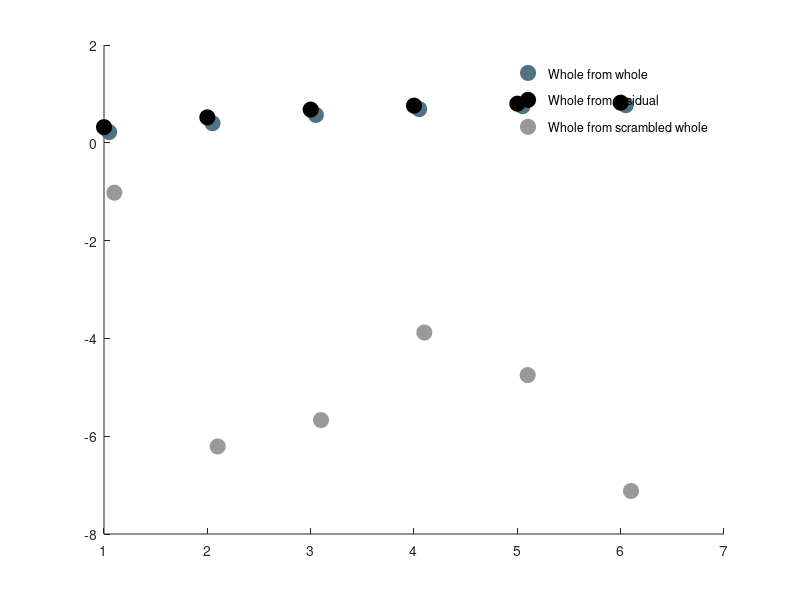

The MATLAB source for this figure: (Note: this script raises an error after producing the figure.)
%% summary plots

%% synNum vs. VAF - averages
avg.whole = [.32 .52 .68 .76 .8 .82];
avg.res2Whole = [.22 .40 .57 .69 .75 .77];
avg.control = [-1.02 -6.21 -5.67 -3.88 -4.75 -7.12]; %scrambled synergy weights
%avg.control = [0.27 0.20 0.47 0.54 0.61 0.67]; %scrambled steps (whole -> whole)


std.whole = [0.06 0.061 0.068 0.064 0.050 0.051];
std.res2Whole = [0.058 0.089 0.11 0.089 0.073 0.074];
std.control = [0.787 9.777 5.712 4.566 3.265 14.407]; %scrambled synergy weights
%std.control = [0.06 0.07 0.08 0.07 0.06 0.06]; %scrambled steps (whole -> whole)

synNums = 1:6;


figure
hold on

%--------------------plot means----------------------------------------
scatter(synNums + 0.05, avg.res2Whole, 120, 'MarkerEdgeColor', [.31, .45, .51], 'MarkerFaceColor', [.31, .45, .51])
scatter(synNums, avg.whole, 120, 'k', 'MarkerFaceColor', 'k')
scatter(synNums + 0.1, avg.control, 120, 'MarkerEdgeColor', [.6 .6 .6], 'MarkerFaceColor', [.6 .6 .6])

%legend 'Whole from whole' 'Whole from residual' 'Whole from step scramble (whole)'
legend 'Whole from whole' 'Whole from residual' 'Whole from scrambled whole'
legend boxoff

%--------------------plot std devs---------------------------------------
errorbar(synNums + 0.05, avg.res2Whole, std.res2Whole, 'LineStyle', 'none', 'Color', [.31, .45, .51])
errorbar(synNums, avg.whole, std.whole, 'LineStyle', 'none', 'Color', 'k')
errorbar(synNums + 0.1, avg.control, std.control, 'LineStyle', 'none', 'Color', [.6 .6 .6])

xlabel('Number of Synergies')
ylabel('VAF')
title('Summary (og analysis)')

%scatter(synNums, avg.res, 'c', 'MarkerFaceColor', 'c')
set(gca, 'XTick', 1:6)
%set(gca, 'YTick', [0 .2 .4 .6 .8 1])
set(gca, 'FontSize', 16)
set(gca, 'Color', 'none')

set(gca,'TickDir','out'); box off
%ylim([0 1])
axis square


%% decorrelated - averages
avg.whole = [0.24 0.37 0.44 0.5 0.56 0.64];
avg.res = [0.09 0.18 0.26 0.35 0.44 0.53];
avg.res2Whole = [0 0.09 0.17 0.24 0.33 0.41];

std.whole = [0.06 0.06 0.06 0.05 0.05 0.04];
std.res = [0.01 0.01 0.02 0.02 0.03 0.03];
std.res2Whole = [0.14 0.08 0.06 0.08 0.08 0.09];
synNums = 1:6;

figure
hold on
scatter(synNums, avg.whole, 120, 'k', 'MarkerFaceColor', 'k')
scatter(synNums, avg.res2Whole, 120, 'MarkerEdgeColor', [.31, .45, .51], 'MarkerFaceColor', [.31, .45, .51])
scatter(synNums, avg.res, 120, 'c', 'filled')

legend 'Whole from whole' 'Whole from residual' 'Residual from residual'
legend boxoff

errorbar(synNums, avg.whole, std.whole, 'LineStyle', 'none', 'Color', 'k')
errorbar(synNums, avg.res2Whole, std.res2Whole, 'LineStyle', 'none', 'Color', [.31, .45, .51])
errorbar(synNums, avg.res, std.res, 'LineStyle', 'none', 'Color', 'c')

xlabel('Number of Synergies')
ylabel('VAF')
title('Summary (decorrelated)')

%scatter(synNums, avg.res, 'c', 'MarkerFaceColor', 'c')
set(gca, 'XTick', 1:6)
set(gca, 'YTick', [0 .2 .4 .6 .8 1])
set(gca, 'FontSize', 16)
set(gca, 'Color', 'none')

set(gca,'TickDir','out'); box off
ylim([0 1])
axis square



%% summary subspace compare - all points
n2 = [21.62	32.78];
n3 = [14.70	25.13 32.70];
n4 = [9.34 19.78 29.69 53.07];
n5 = [7.70 13.11 21.22 28.52 51.56];
n6 = [8.11 14.48 21.24 26.34 38.38 60.25];

figure
hold on
scatter(ones(2, 1) * 2, n2, 'k', 'MarkerFaceColor', 'k')
scatter(ones(3, 1) * 3, n3, 'k', 'MarkerFaceColor', 'k')
scatter(ones(4, 1) * 4, n4, 'k', 'MarkerFaceColor', 'k')
scatter(ones(5, 1) * 5, n5, 'k', 'MarkerFaceColor', 'k')
scatter(ones(6, 1) * 6, n6, 'k', 'MarkerFaceColor', 'k')
set(gca,'TickDir','out'); box off
ylim([0 90])

%% summary subspace compare - averages

%summary numbers
n1 = 32.04;
n2 = [21.62, 32.78];
n3 = [14.70	, 25.13, 32.70];
n4 = [9.34, 19.78, 29.69, 53.07];
n5 = [7.70, 13.11, 21.22, 28.52, 51.56];
n6 = [8.11, 14.48, 21.24, 26.34, 38.38, 60.25];

%scrambled synergies - averaged across subjects
n1_s = 73.6;
n2_s = [65.8, 77.78];
n3_s = [56.73, 69.26, 75.45];
n4_s = [56.55, 65.84, 73.34, 77.35];
n5_s = [52.65, 60.24, 69.04, 73.71, 78.79];
n6_s = [45.65, 57.41, 63.97, 70.75, 74.81, 80.51];

avg = [mean(n1) mean(n2) mean(n3) mean(n4) mean(n5) mean(n6)];
stdDev = [std(n1) std(n2) std(n3) std(n4) std(n5) std(n6)];

avg_s = [mean(n1_s) mean(n2_s) mean(n3_s) mean(n4_s) mean(n5_s) mean(n6_s)];
stdDev_s = [std(n1_s) std(n2_s) std(n3_s) std(n4_s) std(n5_s) std(n6_s)];

synNums = 1:6;

figure
hold on

%plot real numbers
scatter(synNums, avg, 120, 'MarkerEdgeColor', [.31 .45 .51], 'MarkerFaceColor', [.31 .45 .51])
scatter(synNums, avg_s, 120, 'MarkerEdgeColor', [.2, .2, .2], 'MarkerFaceColor', [.2, .2, .2])

legend 'Actual angles' 'Scrambled weights'
legend boxoff

errorbar(synNums, avg, stdDev, 'LineStyle', 'none', 'Color', [.31 .45 .51])
errorbar(synNums, avg_s, stdDev_s, 'LineStyle', 'none', 'Color', [.2, .2, .2])

%plot scatter numbers
%scatter(synNums, avg.res, 'c', 'MarkerFaceColor', 'c')
title('Summary')
xlabel('Number of Synergies')
ylabel('Angle between basis vectors (degrees)')

set(gca, 'XTick', 1:6)
set(gca, 'YTick', 0:15:90)
set(gca, 'FontSize', 16)
set(gca, 'Color', 'none')
set(gca,'TickDir','out')
box off
ylim([0 90])
axis square

%% predicting mean vs. whole
meanVafs = [.49 .82 .85 .87 .88;...
            0 .46 .62 .55 .5;...
            .3 .43 .49 .62 .61;...
            .51 .55 .69 .71 .7];
wholeVafs = [.42 .72 .78 .8 .81;...
            .31 .65 .72 .74 .76;...
            .25 .39 .48 .59 .6;...
            .51 .58 .7 .72 .72];
residualVafs = [];
rats = {'J10', 'J12', 'J13', 'J15'};
markers =  {'o', 's', '*', 'd'};

figure
hold on
for i = 1:length(rats)
    scatter(2:1:6, meanVafs(i,:), 60, ['k' markers{i}], 'filled')
    scatter(2:1:6, wholeVafs(i,:), 60, ['b' markers{i}], 'filled')
    ylabel('VAF')
end

xlabel('Number of synergies')
legend('Mean from residuals', 'Whole from residuals')


%% predicting mean - summary

resToWhole = [0.22 0.4 0.57 0.69 0.75 0.77];
resToMean = [0.05 0.24 0.54 0.67 0.73 0.74];

stdResToWhole = [0.058 0.089 0.11 0.089 0.073 0.074];
stdResToMean = [0.251 0.307 0.148 0.106 0.12 0.14];

synNums = 1:6;

figure
hold on
scatter(synNums, resToWhole, 120, [.31 .45 .51], 'filled')
scatter(synNums, resToMean, 120, [0.8 0.26 0.3], 'filled')

legend 'Whole from residual' 'Mean from residual'
legend boxoff

errorbar(synNums, resToWhole, stdResToWhole, 'LineStyle', 'none', 'Color', [.31 .45 .51])
errorbar(synNums, resToMean, stdResToMean, 'LineStyle', 'none', 'Color', [0.8 0.26 0.3])

ylim([0 1])
yticks(0:0.2:1)
xticks(1:6)

ylabel('VAF')
xlabel('Number of Synergies')
title('Summary (mean predictions)')

set(gca, 'TickDir', 'out')
set(gca, 'Color', 'none')
set(gca, 'FontSize', 15)
box off
axis square


%% stepScramble - summary
avg.whole = [0.27 0.4 0.47 0.54 0.61 0.67];
avg.res = [0.09 0.17 0.26 0.34 0.43 0.52];
avg.res2Whole = [0.08 0.17 0.26 0.33 0.41 0.5];

std.whole = [0.06 0.07 0.08 0.07 0.06 0.06];
std.res = [.01 .01 .02 .02 .03 .04];
std.res2Whole = [.03 .02 .03 .03 .07 .05];
synNums = 1:6;

figure
hold on
scatter(synNums, avg.whole, 120, 'k', 'MarkerFaceColor', 'k')
scatter(synNums, avg.res2Whole, 120, 'MarkerEdgeColor', [.31, .45, .51], 'MarkerFaceColor', [.31, .45, .51])
scatter(synNums, avg.res, 120, 'c', 'filled')

legend 'Whole from whole' 'Whole from residual' 'Residual from residual'
legend boxoff

errorbar(synNums, avg.whole, std.whole, 'LineStyle', 'none', 'Color', 'k')
errorbar(synNums, avg.res2Whole, std.res2Whole, 'LineStyle', 'none', 'Color', [.31, .45, .51])
errorbar(synNums, avg.res, std.res, 'LineStyle', 'none', 'Color', 'c')

xlabel('Number of Synergies')
ylabel('VAF')
title('Summary (stepScramble)')

%scatter(synNums, avg.res, 'c', 'MarkerFaceColor', 'c')
set(gca, 'XTick', 1:6)
set(gca, 'YTick', [0 .2 .4 .6 .8 1])
set(gca, 'FontSize', 16)
set(gca, 'Color', 'none')

set(gca,'TickDir','out'); box off
ylim([0 1])
axis square

%% factor analysis - VAF vs. synNum - summary
avg.whole = [0.35 0.58 0.76 0.83 0.87 0.91];
avg.res = [0.28 0.50 0.66 0.74 0.80 0.85];
avg.res2Whole = [0.26 0.50 0.72 0.79 0.84 0.87];

std.whole = [0.06 0.06 0.05 0.03 0.03 0.02];
std.res = [0.03 0.03 0.05 0.03 0.03 0.03];
std.res2Whole = [0.04 0.06 0.06 0.03 0.02 0.02];
synNums = 1:6;

figure
hold on
scatter(synNums, avg.whole, 120, 'k', 'MarkerFaceColor', 'k')
scatter(synNums, avg.res2Whole, 120, 'MarkerEdgeColor', [.31, .45, .51], 'MarkerFaceColor', [.31, .45, .51])
scatter(synNums, avg.res, 120, 'c', 'filled')

legend 'Whole from whole' 'Whole from residual' 'Residual from residual'
legend boxoff

errorbar(synNums, avg.whole, std.whole, 'LineStyle', 'none', 'Color', 'k')
errorbar(synNums, avg.res2Whole, std.res2Whole, 'LineStyle', 'none', 'Color', [.31, .45, .51])
errorbar(synNums, avg.res, std.res, 'LineStyle', 'none', 'Color', 'c')

xlabel('Number of Synergies')
ylabel('VAF')
title('Summary (Factor Analysis)')

%scatter(synNums, avg.res, 'c', 'MarkerFaceColor', 'c')
set(gca, 'XTick', 1:6)
set(gca, 'YTick', [0 .2 .4 .6 .8 1])
set(gca, 'FontSize', 16)
set(gca, 'Color', 'none')

set(gca,'TickDir','out'); box off
ylim([0 1])
axis square

%% summary subspace compare - averages - FACTOR ANALYSIS

%summary numbers
n1 = 57.36;
n2 = [31.46	37.13];
n3 = [24.98	30.66 39.95];
n4 = [21.98	33.09 36.49	50.71];
n5 = [28.83	33.79 45.33	50.95 62.61];
n6 = [26.16	32.92 36.59	43.12 48.14	67.05];

%scrambled synergies - averaged across subjects
n1_s = 75.99;
n2_s = [67.94 75.50];
n3_s = [64.33 70.42	75.76];
n4_s = [59.95 66.97	71.73 76.52];
n5_s = [55.74 62.86	67.74 73.14	78.30];
n6_s = [53.84 59.05 63.45 68.05	70.98 78.72];

avg = [mean(n1) mean(n2) mean(n3) mean(n4) mean(n5) mean(n6)];
stdDev = [std(n1) std(n2) std(n3) std(n4) std(n5) std(n6)];

avg_s = [mean(n1_s) mean(n2_s) mean(n3_s) mean(n4_s) mean(n5_s) mean(n6_s)];
stdDev_s = [std(n1_s) std(n2_s) std(n3_s) std(n4_s) std(n5_s) std(n6_s)];

synNums = 1:6;

figure
hold on

%plot real numbers
scatter(synNums, avg, 120, 'MarkerEdgeColor', [.31 .45 .51], 'MarkerFaceColor', [.31 .45 .51])
scatter(synNums, avg_s, 120, 'MarkerEdgeColor', [.2, .2, .2], 'MarkerFaceColor', [.2, .2, .2])

legend 'Actual angles' 'Scrambled weights'
legend boxoff

errorbar(synNums, avg, stdDev, 'LineStyle', 'none', 'Color', [.31 .45 .51])
errorbar(synNums, avg_s, stdDev_s, 'LineStyle', 'none', 'Color', [.2, .2, .2])

%plot scatter numbers
%scatter(synNums, avg.res, 'c', 'MarkerFaceColor', 'c')
title('Summary (Factor Analysis)')
xlabel('Number of Synergies')
ylabel('Angle between basis vectors (degrees)')

set(gca, 'XTick', 1:6)
set(gca, 'YTick', 0:15:90)
set(gca, 'FontSize', 16)
set(gca, 'Color', 'none')
set(gca,'TickDir','out')
box off
ylim([0 90])
axis square
